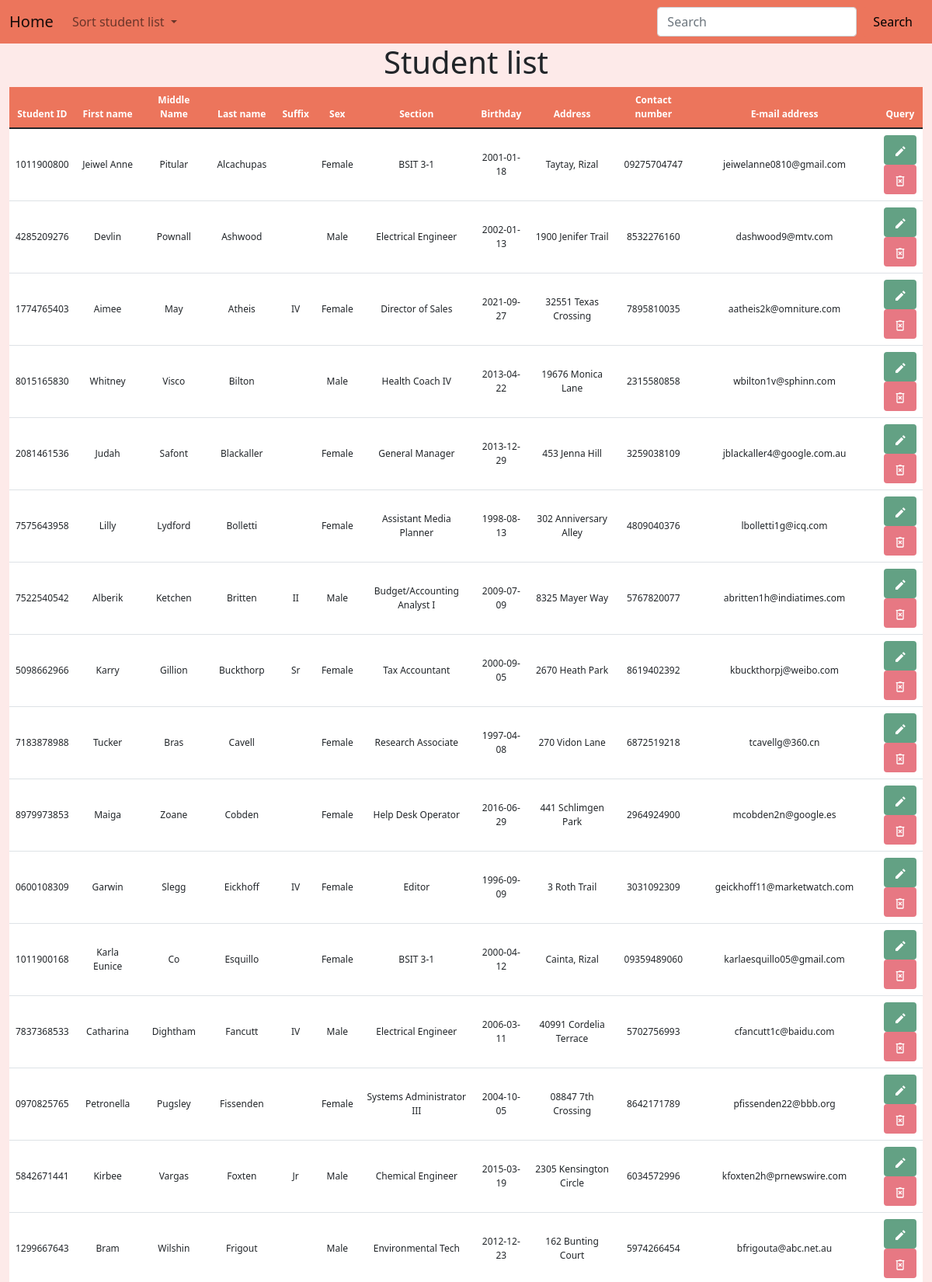
The page /controls/crud.php?sort=Student_Last_Name (upper part) on the database its author committed.
### tables this page shows
CREATE TABLE `tbl_student_profile` (
  `Student_ID` varchar(10) NOT NULL PRIMARY KEY,
  `Student_First_Name` varchar(50) NOT NULL,
  `Student_Middle_Name` varchar(50),
  `Student_Last_Name` varchar(50) NOT NULL,
  `Student_Suffix` varchar(10),
  `Student_Sex` enum('Male','Female') NOT NULL,
  `Student_Section` varchar(50) NOT NULL,
  `Student_Birthday` date NOT NULL,
  `Student_Address` varchar(100) NOT NULL,
  `Student_Contact_Number` varchar(11) NOT NULL,
  `Student_Email_Address` varchar(50) NOT NULL,
  `is_archive` boolean NOT NULL DEFAULT false
);

### functions/functions.php (called while the page is built, shortened)
<?php
function view($name, $contents = ''){
    require(APP_PATH . "page/layout-page.php");
}

### controls/crud.php (called while the page is built, shortened)
<?php
$view_bag = [
    'title' => 'Student Database',
    'heading' => 'Student list'
];
$records = Data::get_student_records();
if (is_get()) {
    if (isset($_GET['sort'])) {
        $sort = $_GET['sort'];
        $records = Data::sort_by($sort);
    }
}
view('crud', $records);

### functions/data/mysql.class.php (called while the page is built, shortened)
<?php
class MySqlDataProvider {
    public function __construct($source) {
        $this->source = $source;
    }
    public function sort_by($sort) {
        $pdo = $this->connect();
        $smt = $pdo->query("SELECT * FROM tbl_student_profile WHERE is_archive = false ORDER BY $sort");
        $data = $smt->fetchAll(PDO::FETCH_CLASS, 'StudentProfile');
        return $data;
    }
    private function connect() {
        try {
            return new PDO($this->source, CONFIG['db_user'], CONFIG['db_password']);
        } catch (PDOException $e) {
            return null;
        }
    }
}

### functions/data/static.class.php (called while the page is built, shortened)
<?php
class Data {
    static private $mdp;
    static public function init(MySqlDataProvider $mdp){
        return self::$mdp = $mdp;
    }
    static public function sort_by($sort){
        return self::$mdp->sort_by($sort);
    }
}

### page/crud-page.php (the view, shortened to what this page needs)
<div class="container-fluid">
    <h1 class="text-center align-middle"><?= $view_bag['heading'] ?></h1>
</div>
<div class="container-fluid container-table">
    <table class="table table-hover text-center align-middle" id="table">
        <thead>
            <tr>
                <th scope="col" id="id">Student ID</th>
                <th scope="col" id="fname">First name</th>
                <th scope="col" id="mname">Middle Name</th>
                <th scope="col" id="lname">Last name</th>
                <th scope="col" id="suffix">Suffix</th>
                <th scope="col" id="section">Sex</th>
                <th scope="col" id="sex">Section</th>
                <th scope="col" id="bday">Birthday</th>
                <th scope="col" id="address">Address</th>
                <th scope="col" id="number">Contact number</th>
                <th scope="col" id="email">E-mail address</th>
                <th scope="col" id="query">Query</th>
            </tr>
        </thead>
        <tbody>
            <?php foreach ($contents as $object) : ?>
                <tr>
                    <td><?= $object->Student_ID ?></td>
                    <td><?= $object->Student_First_Name ?></td>
                    <td><?= $object->Student_Middle_Name ?></td>
                    <td><?= $object->Student_Last_Name ?></td>
                    <td><?= $object->Student_Suffix ?></td>
                    <td><?= $object->Student_Sex ?></td>
                    <td><?= $object->Student_Section ?></td>
                    <td><?= $object->Student_Birthday ?></td>
                    <td><?= $object->Student_Address ?></td>
                    <td><?= $object->Student_Contact_Number ?></td>
                    <td><?= $object->Student_Email_Address ?></td>
                    <td>
                        <a class="btn button-edit-bg" type="submit" data-bs-toggle="modal" data-bs-target="#showEditModal">
                        </a>
                        <br>
                        <a class="btn button-delete-bg" type="submit" name="delete" method="get" data-bs-toggle="modal" data-bs-target="#showDeleteModal">
                        </a>
                    </td>
                </tr>
            <?php endforeach ?>
        </tbody>
    </table>
</div>

### css/stylesheet-crud.css (style rules this page uses)
body { background-color: #fdeae9; }
.container-table thead { background-color: #ec755c; color: white; }
.button-edit-bg { background-color: #63a184; }
.button-delete-bg { background-color: #e77883; }
table { background-color: white; }
tr { font-size: 30px; font-size: 1vw; }

### rows shown on the page
tbl_student_profile: Student_ID "1011900800", Student_First_Name "Jeiwel Anne", Student_Middle_Name "Pitular", Student_Last_Name "Alcachupas", Student_Sex "Female", Student_Section "BSIT 3-1", Student_Birthday "2001-01-18", Student_Address "Taytay, Rizal", Student_Contact_Number "09275704747", Student_Email_Address "jeiwelanne0810@gmail.com"
tbl_student_profile: Student_ID "4285209276", Student_First_Name "Devlin", Student_Middle_Name "Pownall", Student_Last_Name "Ashwood", Student_Sex "Male", Student_Section "Electrical Engineer", Student_Birthday "2002-01-13", Student_Address "1900 Jenifer Trail", Student_Contact_Number "8532276160", Student_Email_Address "dashwood9@mtv.com"
tbl_student_profile: Student_ID "1774765403", Student_First_Name "Aimee", Student_Middle_Name "May", Student_Last_Name "Atheis", Student_Suffix "IV", Student_Sex "Female", Student_Section "Director of Sales", Student_Birthday "2021-09-27", Student_Address "32551 Texas Crossing", Student_Contact_Number "7895810035", Student_Email_Address "aatheis2k@omniture.com"
tbl_student_profile: Student_ID "8015165830", Student_First_Name "Whitney", Student_Middle_Name "Visco", Student_Last_Name "Bilton", Student_Sex "Male", Student_Section "Health Coach IV", Student_Birthday "2013-04-22", Student_Address "19676 Monica Lane", Student_Contact_Number "2315580858", Student_Email_Address "wbilton1v@sphinn.com"
tbl_student_profile: Student_ID "2081461536", Student_First_Name "Judah", Student_Middle_Name "Safont", Student_Last_Name "Blackaller", Student_Sex "Female", Student_Section "General Manager", Student_Birthday "2013-12-29", Student_Address "453 Jenna Hill", Student_Contact_Number "3259038109", Student_Email_Address "jblackaller4@google.com.au"
tbl_student_profile: Student_ID "7575643958", Student_First_Name "Lilly", Student_Middle_Name "Lydford", Student_Last_Name "Bolletti", Student_Sex "Female", Student_Section "Assistant Media Planner", Student_Birthday "1998-08-13", Student_Address "302 Anniversary Alley", Student_Contact_Number "4809040376", Student_Email_Address "lbolletti1g@icq.com"
tbl_student_profile: Student_ID "7522540542", Student_First_Name "Alberik", Student_Middle_Name "Ketchen", Student_Last_Name "Britten", Student_Suffix "II", Student_Sex "Male", Student_Section "Budget/Accounting Analyst I", Student_Birthday "2009-07-09", Student_Address "8325 Mayer Way", Student_Contact_Number "5767820077", Student_Email_Address "abritten1h@indiatimes.com"
tbl_student_profile: Student_ID "5098662966", Student_First_Name "Karry", Student_Middle_Name "Gillion", Student_Last_Name "Buckthorp", Student_Suffix "Sr", Student_Sex "Female", Student_Section "Tax Accountant", Student_Birthday "2000-09-05", Student_Address "2670 Heath Park", Student_Contact_Number "8619402392", Student_Email_Address "kbuckthorpj@weibo.com"
tbl_student_profile: Student_ID "7183878988", Student_First_Name "Tucker", Student_Middle_Name "Bras", Student_Last_Name "Cavell", Student_Sex "Female", Student_Section "Research Associate", Student_Birthday "1997-04-08", Student_Address "270 Vidon Lane", Student_Contact_Number "6872519218", Student_Email_Address "tcavellg@360.cn"
tbl_student_profile: Student_ID "8979973853", Student_First_Name "Maiga", Student_Middle_Name "Zoane", Student_Last_Name "Cobden", Student_Sex "Female", Student_Section "Help Desk Operator", Student_Birthday "2016-06-29", Student_Address "441 Schlimgen Park", Student_Contact_Number "2964924900", Student_Email_Address "mcobden2n@google.es"
tbl_student_profile: Student_ID "0600108309", Student_First_Name "Garwin", Student_Middle_Name "Slegg", Student_Last_Name "Eickhoff", Student_Suffix "IV", Student_Sex "Female", Student_Section "Editor", Student_Birthday "1996-09-09", Student_Address "3 Roth Trail", Student_Contact_Number "3031092309", Student_Email_Address "geickhoff11@marketwatch.com"
tbl_student_profile: Student_ID "1011900168", Student_First_Name "Karla Eunice", Student_Middle_Name "Co", Student_Last_Name "Esquillo", Student_Sex "Female", Student_Section "BSIT 3-1", Student_Birthday "2000-04-12", Student_Address "Cainta, Rizal", Student_Contact_Number "09359489060", Student_Email_Address "karlaesquillo05@gmail.com"
tbl_student_profile: Student_ID "7837368533", Student_First_Name "Catharina", Student_Middle_Name "Dightham", Student_Last_Name "Fancutt", Student_Suffix "IV", Student_Sex "Male", Student_Section "Electrical Engineer", Student_Birthday "2006-03-11", Student_Address "40991 Cordelia Terrace", Student_Contact_Number "5702756993", Student_Email_Address "cfancutt1c@baidu.com"
tbl_student_profile: Student_ID "0970825765", Student_First_Name "Petronella", Student_Middle_Name "Pugsley", Student_Last_Name "Fissenden", Student_Sex "Female", Student_Section "Systems Administrator III", Student_Birthday "2004-10-05", Student_Address "08847 7th Crossing", Student_Contact_Number "8642171789", Student_Email_Address "pfissenden22@bbb.org"
tbl_student_profile: Student_ID "5842671441", Student_First_Name "Kirbee", Student_Middle_Name "Vargas", Student_Last_Name "Foxten", Student_Suffix "Jr", Student_Sex "Male", Student_Section "Chemical Engineer", Student_Birthday "2015-03-19", Student_Address "2305 Kensington Circle", Student_Contact_Number "6034572996", Student_Email_Address "kfoxten2h@prnewswire.com"
tbl_student_profile: Student_ID "1299667643", Student_First_Name "Bram", Student_Middle_Name "Wilshin", Student_Last_Name "Frigout", Student_Sex "Male", Student_Section "Environmental Tech", Student_Birthday "2012-12-23", Student_Address "162 Bunting Court", Student_Contact_Number "5974266454", Student_Email_Address "bfrigouta@abc.net.au"

### other values the page prints
$view_bag['heading'] "Student list"
